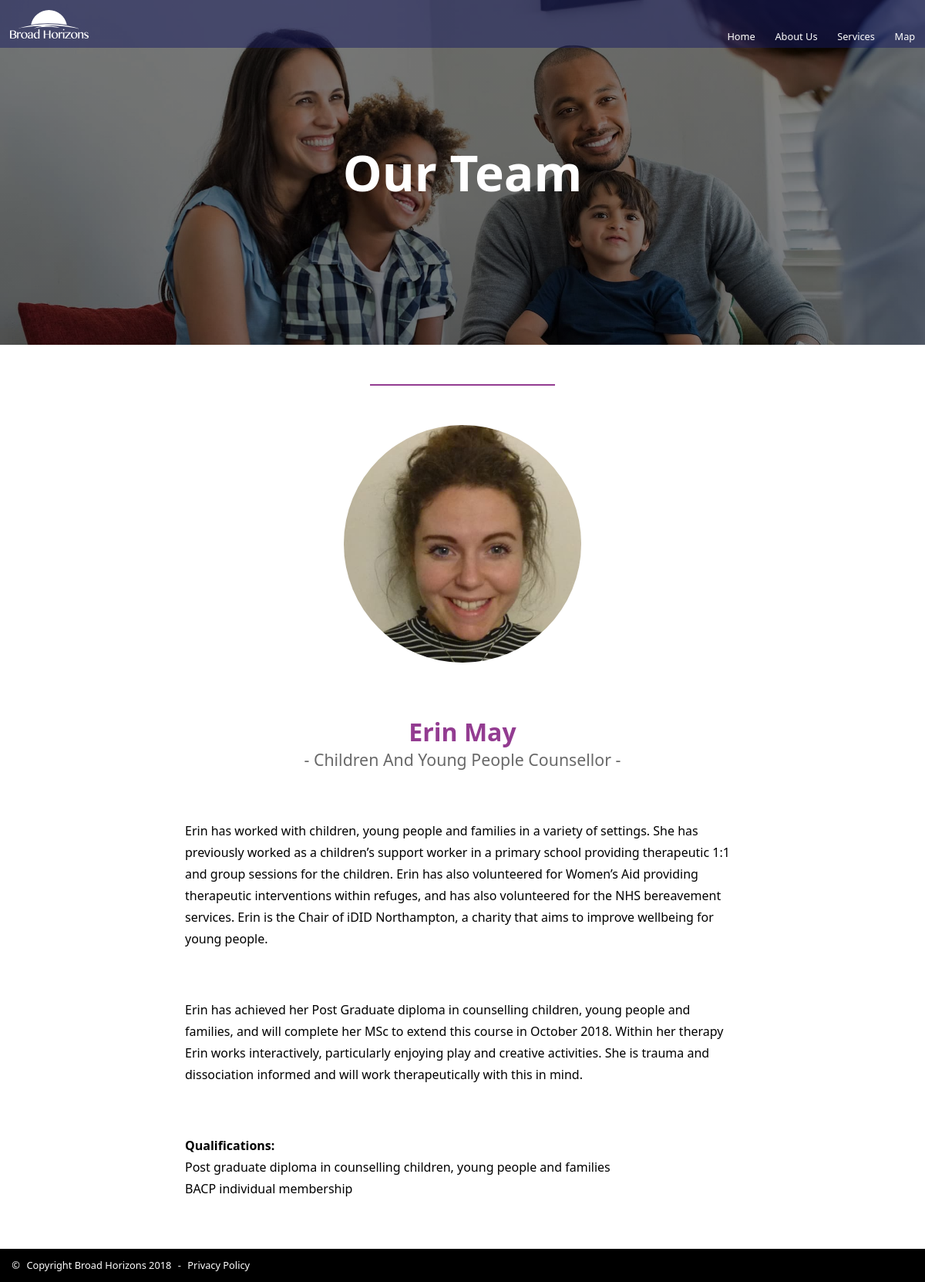
/team.php?id=erin, run on the app's committed database.
### tables this page shows
CREATE TABLE "team" (
	`name`	TEXT,
	`title`	TEXT,
	`pict`	TEXT,
	`blurb`	TEXT,
	`id`	TEXT
);

### team.php (the view, shortened to what this page needs)
<?php include("header.php"); ?>
<main>
    <div class="banner" id="banner-team">
        <h1>our team</h1>
    </div>
    <?php
    $dir = 'sqlite:team.db';
    $dbh  = new PDO($dir) or die("UNABLE TO OPEN THE DATABASE");
    $query = 'SELECT * from team where id = "' . $_GET['id'] . '"';
    foreach ($dbh -> query($query) as $row) {
        echo '<div id="team-page">';
        echo '<img src="' . $row[2] . '" alt="">';
        echo '<h3>' . $row[0] . '</h3>';
        echo '<h5>' . $row[1] . '</h5>';
        echo $row[3];
        echo '</div>';
    }
    ?>
</main>
<?php include("footer.php"); ?>

### styles.css (style rules this page uses)
:root { --blu: rgb(23, 27, 96); --blu_trasp: rgba(23, 27, 96, 0.5); --viola: #933C91; --nero: #000; --bianco: #fff; --boxes0: rgb(162, 164, 190); --boxes1: rgb(207, 180, 209); font-family: 'Segoe UI', Tahoma, Geneva, Verdana, sans-serif; font-size: 0.8rem; }
* { box-sizing: border-box; }
body { margin: 0; }
h1, h2, h3, h4, h5, h6 { text-transform: capitalize; color: var(--viola); }
h1 { text-transform: capitalize; font-size: 3rem; font-weight: bold; color: var(--bianco); }
h3 { text-transform: capitalize; font-size: 1.8rem; font-weight: bold; }
h5 { text-transform: capitalize; font-size: 1rem; font-weight: bold; }
p { font-size: 1rem; line-height: 1.5rem; font-weight: lighter; }
@media only screen and (min-width: 768px) { h1 { text-transform: capitalize; font-size: 48pt; font-weight: bold; } }
@media only screen and (min-width: 768px) { h3 { text-transform: capitalize; font-size: 24pt; font-weight: bold; } }
@media only screen and (min-width: 768px) { h5 { text-transform: capitalize; font-size: 16pt; font-weight: bold; } }
@media only screen and (min-width: 768px) { p { font-size: 12pt; line-height: 21pt; font-weight: lighter; } }
.banner { background: linear-gradient(rgba(0,0,0,0.5),rgba(0,0,0,0.5)), url("./images/banner-home.jpg"); width: 100%; background-repeat: no-repeat; background-size: cover; color: var(--bianco); text-align: center; }
.banner > h1 { width: 100%; margin: 0; padding: 25% 0 10% 0; }
@media only screen and (min-width: 768px) { .banner > h1 { width: 100%; margin: 0; padding: 15%; } }
#team-page > img { width: 50%; margin: 0 25%; border-radius: 50%; }
#team-page:before { content:""; display: block; width: 20%; margin: 4em 40%; border-bottom: 2px solid var(--viola); }
#team-page > h3 { text-align: center; margin-top: 2em; margin-bottom: 0; }
#team-page > h5 { text-align: center; color: dimgray; font-weight: normal; margin-top: 0; }
#team-page > p { width: 80%; margin: 4em 10%; }
@media only screen and (min-width: 768px) { #team-page > img { width: 24em; margin: 0 calc(50% - 12em); border-radius: 50%; } }
@media only screen and (min-width: 768px) { #team-page > p { width: 60%; margin: 4em 20%; } }

### data on the page
team: pict (picture), name "Erin May", title "- Children And Young People Counsellor -", blurb "Erin has worked with children, young people and families in a variety of settings. She has previously worked as a children’s support worker in a primary school providing therapeutic 1:1 and group sessions for the children. Erin has also volunteered for Women’s Aid providing therapeutic interventions within refuges, and has also volunteered for the NHS bereavement services. Erin is the Chair of iDID Northampton, a charity that aims to improve wellbeing for young people. Erin has achieved her Post Graduate diploma in counselling children, young people and families, and will complete her MSc to extend this course in October 2018. Within her therapy Erin works interactively, particularly…"
